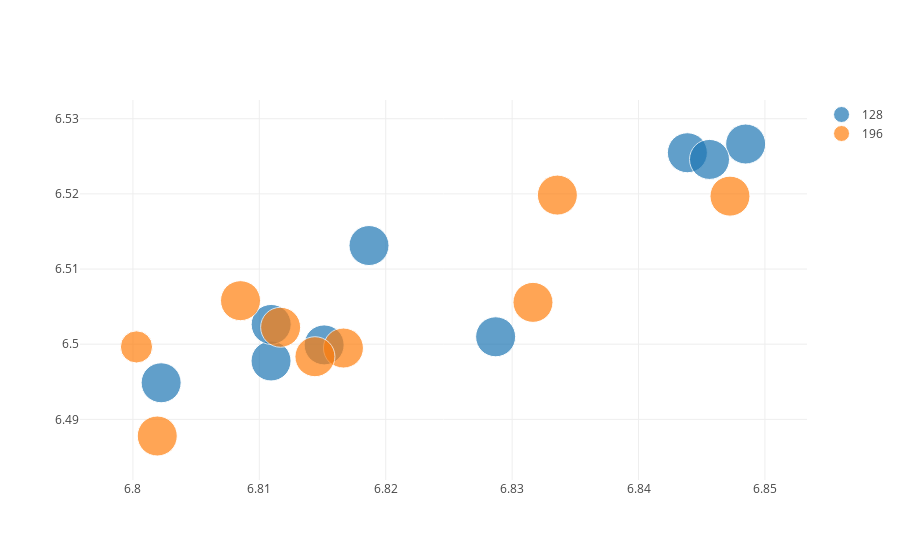

Notebook code cell kept with this figure:
### Code cell
results.results_dataframe_graph(facet='neuronsD',att=['neuronsD','neuronsE','nlayersD','nlayersE', 'drop'])

### Figure 1 — Plotly figure (JSON) as saved in the notebook; plotly's stock layout.template omitted (floating-point values rounded to 4 significant figures)
{"data": [{"marker": {"size": [40, 40, 40, 40, 40, 40, 40, 40, 40]}, "mode": "markers", "name": "128", "text": ["neuronsD:128-neuronsE:196-nlayersD:1-nlayersE:1-drop:0.0-neuronsD:128", "neuronsD:128-neuronsE:196-nlayersD:1-nlayersE:2-drop:0.0-neuronsD:128", "neuronsD:128-neuronsE:196-nlayersD:1-nlayersE:3-drop:0.0-neuronsD:128", "neuronsD:128-neuronsE:196-nlayersD:2-nlayersE:1-drop:0.0-neuronsD:128", "neuronsD:128-neuronsE:196-nlayersD:2-nlayersE:2-drop:0.0-neuronsD:128", "neuronsD:128-neuronsE:196-nlayersD:2-nlayersE:3-drop:0.0-neuronsD:128", "neuronsD:128-neuronsE:196-nlayersD:3-nlayersE:1-drop:0.0-neuronsD:128", "neuronsD:128-neuronsE:196-nlayersD:3-nlayersE:2-drop:0.0-neuronsD:128", "neuronsD:128-neuronsE:196-nlayersD:3-nlayersE:3-drop:0.0-neuronsD:128"], "type": "scatter", "uid": "50151ebd-ac4c-4e79-b35d-817240c2a94f", "x": [6.844, 6.811, 6.802, 6.848, 6.819, 6.815, 6.846, 6.829, 6.811], "y": [6.525, 6.498, 6.495, 6.527, 6.513, 6.5, 6.525, 6.501, 6.503]}, {"marker": {"size": [40, 40, 40, 40, 40, 40, 40, 40, 32.2]}, "mode": "markers", "name": "196", "text": ["neuronsD:196-neuronsE:196-nlayersD:1-nlayersE:1-drop:0.0-neuronsD:196", "neuronsD:196-neuronsE:196-nlayersD:1-nlayersE:2-drop:0.0-neuronsD:196", "neuronsD:196-neuronsE:196-nlayersD:1-nlayersE:3-drop:0.0-neuronsD:196", "neuronsD:196-neuronsE:196-nlayersD:2-nlayersE:1-drop:0.0-neuronsD:196", "neuronsD:196-neuronsE:196-nlayersD:2-nlayersE:2-drop:0.0-neuronsD:196", "neuronsD:196-neuronsE:196-nlayersD:2-nlayersE:3-drop:0.0-neuronsD:196", "neuronsD:196-neuronsE:196-nlayersD:3-nlayersE:1-drop:0.0-neuronsD:196", "neuronsD:196-neuronsE:196-nlayersD:3-nlayersE:2-drop:0.0-neuronsD:196", "neuronsD:196-neuronsE:196-nlayersD:3-nlayersE:3-drop:0.0-neuronsD:196"], "type": "scatter", "uid": "9d4c65bb-8c53-4e1a-8341-55a09631b4f2", "x": [6.847, 6.812, 6.802, 6.834, 6.817, 6.809, 6.832, 6.814, 6.8], "y": [6.52, 6.502, 6.488, 6.52, 6.499, 6.506, 6.506, 6.498, 6.5]}], "layout": {}}
